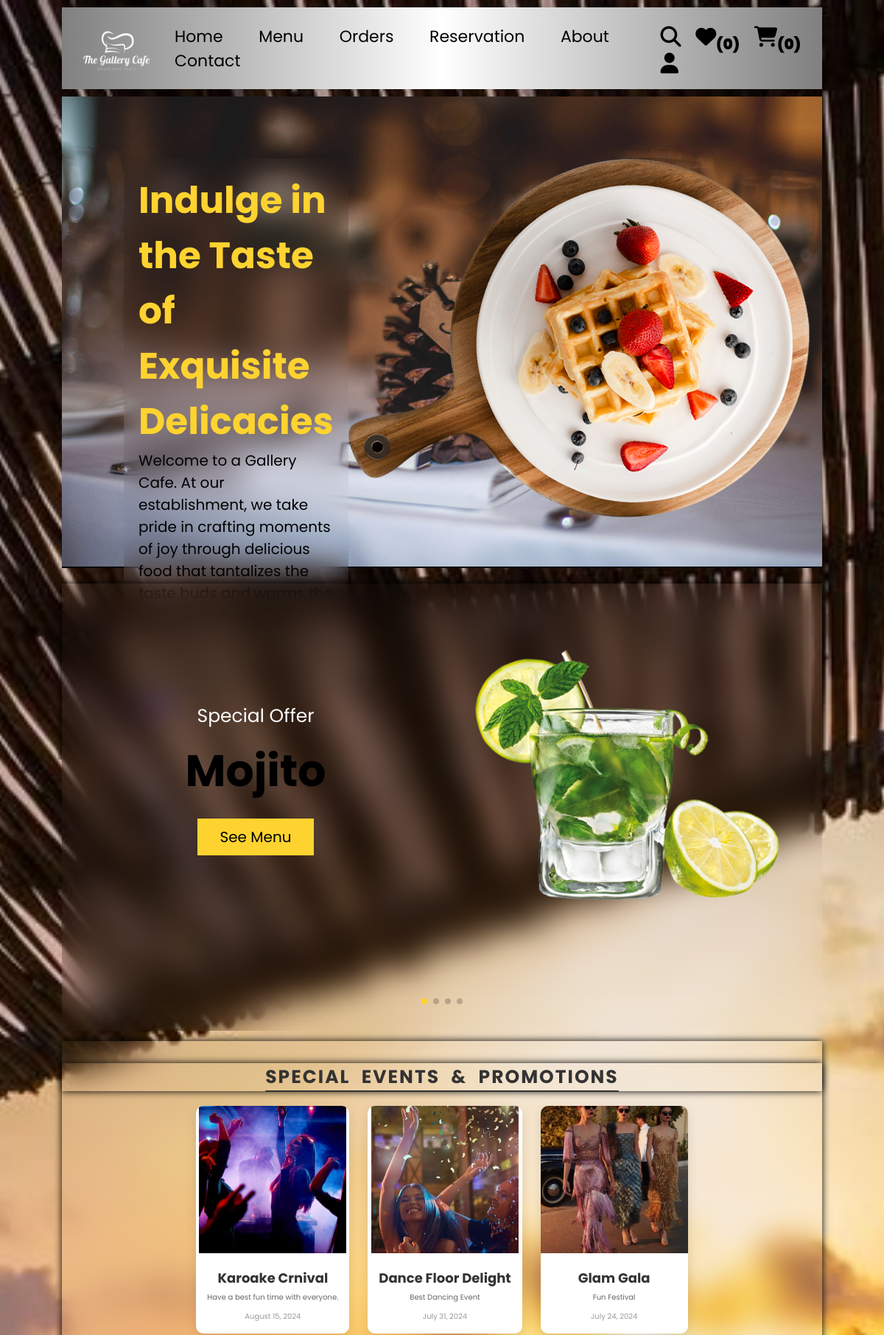
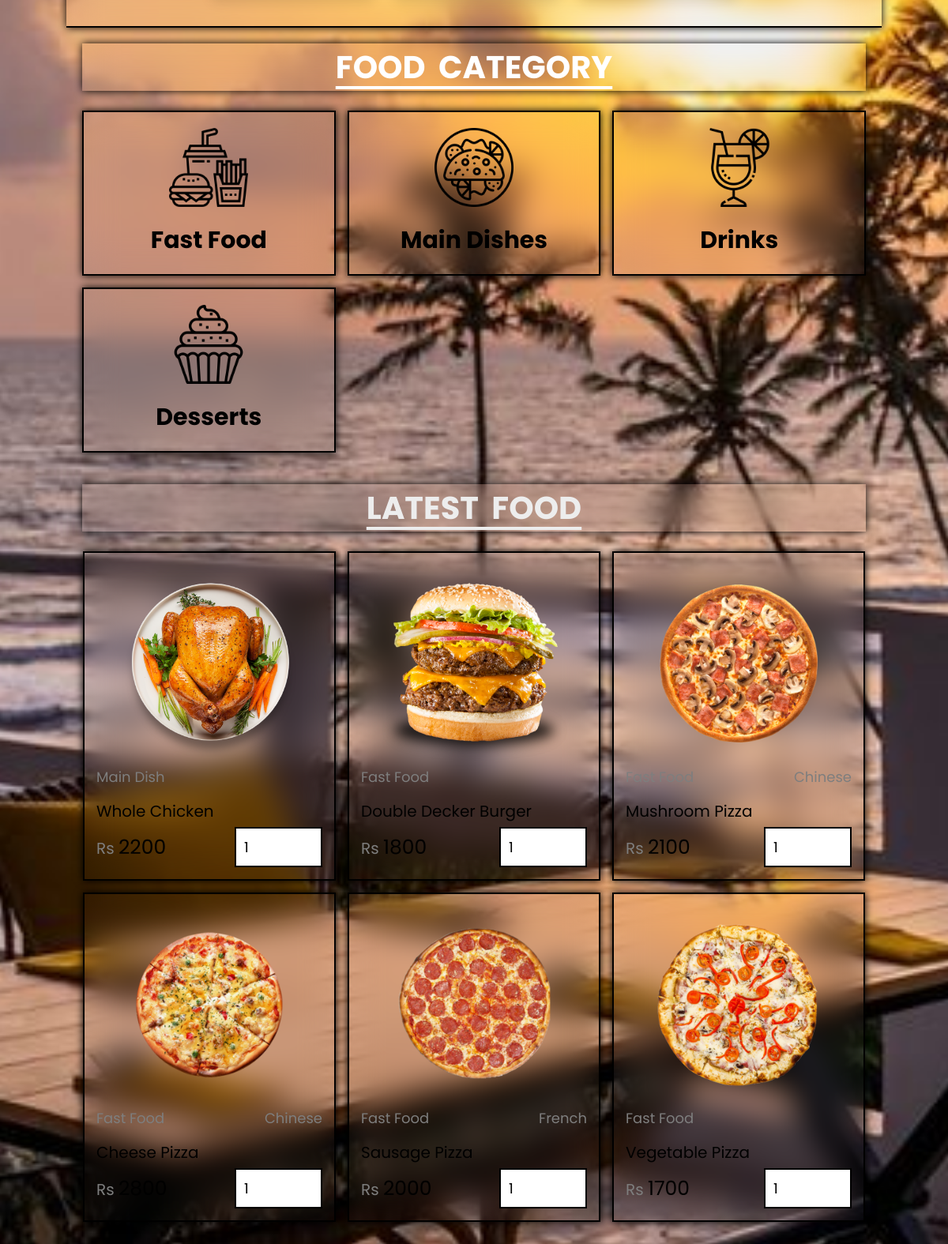
Page /customer/home.php (upper part) on the committed database (2 pictures, top to bottom).
### tables this page shows
CREATE TABLE `products` (
  `id` int(11) NOT NULL,
  `cuisine` varchar(50) NOT NULL,
  `category` varchar(50) NOT NULL,
  `name` varchar(50) NOT NULL,
  `price` int(11) NOT NULL,
  `image` varchar(50) NOT NULL,
  `hero_slider` tinyint(1) NOT NULL
);

CREATE TABLE `events_promotions` (
  `id` int(11) NOT NULL,
  `title` varchar(255) NOT NULL,
  `description` text NOT NULL,
  `image` varchar(255) NOT NULL,
  `date` date NOT NULL
);

### customer/home.php (the view, shortened to what this page needs)
<!DOCTYPE html>
<html lang="en">
<head>
    <link rel="stylesheet" href="https://cdn.jsdelivr.net/npm/swiper@11/swiper-bundle.min.css"/>
    <link rel="stylesheet" href="../CSS/customer_style.css">
</head>
<body>
    <?php include("../components/user_header.php"); ?>
    <div class="intro">
        <div class="main_slide">
            <div class="text">
                <h1>Indulge in the Taste of <span>Exquisite Delicacies</span></h1>
                <p>Welcome to a Gallery Cafe. At our establishment,
                    we take pride in crafting moments of joy through
                    delicious food that tantalizes the taste buds and
                    warms the soul. Immerse yourself in a world of
                    flavors and let every bite tell a story of passion
                    and perfection.<a href="../customer/about.php"> More...</a></p>
            </div>
            <div class="home_image">
            <img src="../images/background content.png" alt="">
            </div>
        </div>
    </div>
    <section class="hero">
        <div class="hero-slider">
            <div class="swiper-wrapper">
            <?php
                $select_hero_products = $conn->prepare("SELECT * FROM products WHERE hero_slider = ?");
                $select_hero_products->execute([1]);
                if($select_hero_products->rowCount() > 0) {
                    while($fetch_hero_products = $select_hero_products->fetch(PDO::FETCH_ASSOC)) {
            ?>
                        <div class="swiper-slide">
                            <div class="content">
                                <span>Special Offer</span>
                                <h3><?= $fetch_hero_products['name'] ?></h3>
                                <a href="menu.php" class="btn">see menu</a>
                            </div>
                            <div class="image">
                                <img src="../uploaded images/<?= $fetch_hero_products['image'] ?>" alt="">
                            </div>
                        </div>
            <?php
                    }
                }
            ?>
            </div>
            <div class="swiper-pagination"></div>
        </div>
    </section>
    <section class="events-promotions">
        <h1 class="title">Special Events & Promotions</h1>
        <div class="box-container">
            <?php
                $select_events = $conn->prepare("SELECT * FROM events_promotions ORDER BY date DESC");
                $select_events->execute();
                if($select_events->rowCount() > 0) {
                    while($fetch_events = $select_events->fetch(PDO::FETCH_ASSOC)) {
            ?>
                        <div class="box">
                            <img src="../uploaded images/<?= $fetch_events['image'] ?>" alt="">
                            <div class="content">
                                <h3><?= $fetch_events['title'] ?></h3>
                                <p><?= $fetch_events['description'] ?></p>
                                <span><?= date("F d, Y", strtotime($fetch_events['date'])) ?></span>
                            </div>
                        </div>
            <?php
                    }
                } else {
                    echo '<div class="empty">No events or promotions available!</div>';
                }
            ?>
        </div>
    </section>
    <section class="category">
        <h1 class="title">food category</h1>
        <div class="box-container">
            <a href="category.php?category=fast food" class="box">
                <img src="../images/cat-1.png" alt="">
                <h3>fast food</h3>
            </a>
            <a href="category.php?category=main dishes" class="box">
                <img src="../images/cat-2.png" alt="">
                <h3>main dishes</h3>
            </a>
            <a href="category.php?category=drinks" class="box">
                <img src="../images/cat-3.png" alt="">
                <h3>drinks</h3>
            </a>
            <a href="category.php?category=desserts" class="box">
                <img src="../images/cat-4.png" alt="">
                <h3>desserts</h3>
            </a>
        </div>
    </section>
    <section class="products">
        <h1 class="title">latest food</h1>
        <div class="box-container">
            <?php
                $select_products = $conn->prepare("SELECT * FROM products ORDER BY id DESC LIMIT 6");
                $select_products->execute();
                if($select_products->rowCount() > 0) {
                    while($fetch_products = $select_products->fetch(pdo::FETCH_ASSOC)) {
            ?>
                    <form action="" method="POST" class="box">
                    <img src="../uploaded images/<?= $fetch_products['image']; ?>" alt="">
                    <div class="cuisine-category">
                        <a href="category.php?category=<?= $fetch_products['category']; ?>" class="cat"
                        ><?= $fetch_products['category']; ?></a>
                        <a href="cuisine.php?cuisine=<?= $fetch_products['cuisine']; ?>" class="cuisine"
                        ><?= $fetch_products['cuisine']; ?></a>
                    </div>
                    <div class="name"><?= $fetch_products['name']; ?></div>
                    <div class="flex">
                        <div class="price"><span>Rs </span><?= $fetch_products['price']; ?></div>
                        <input type="number" name="qty" class="qty" min="1" max="99"
                        value="1" maxlength="2" onkeypress="if(this.value.length == 2) return false;">
                    </div>
                    </form>
            <?php
                }
                }else {
                    echo '<div class="empty">no products added yet!</div>';
                }
            ?>
        </div>
        <div class="more-btn">
        </div>
    </section>
</body>
</html>
<?php include("../components/footer.php"); ?>

### customer/home.php (style rules this page uses)
body { background: url('../images/homepage\ \(2\).jpg'); padding: 1rem 7%; background-position: center; background-size: cover; background-repeat: no-repeat; }
.intro { padding: 7vw 7vw; background: url('../images/bg5.jpg'); border-bottom: var(--border); height: 80vh; background-position: center; background-size: cover; background-repeat: no-repeat; margin-top: 10px; }

### rows in the picture
products: name "Mojito", image (picture)
products: image (picture), category "Fast Food", cuisine "Chinese", name "Mushroom Pizza", price "2100"
products: image (picture), category "Fast Food", name "Double Decker Burger", price "1800"
products: image (picture), category "Main Dish", name "Whole Chicken", price "2200"
events_promotions: image (picture), title "Karoake Crnival", description "Have a best fun time with everyone.", date "August 15, 2024"
events_promotions: image (picture), title "Dance Floor Delight", description "Best Dancing Event", date "July 31, 2024"
events_promotions: image (picture), title "Glam Gala", description "Fun Festival", date "July 24, 2024"
products: image (picture), category "Fast Food", cuisine "Chinese", name "Cheese Pizza"
products: image (picture), category "Fast Food", cuisine "French", name "Sausage Pizza", price "2000"
products: image (picture), category "Fast Food", name "Vegetable Pizza", price "1700"

### other values in the picture
$total_user_wishlist_items "0"
count($_SESSION["cart"]) "0"
